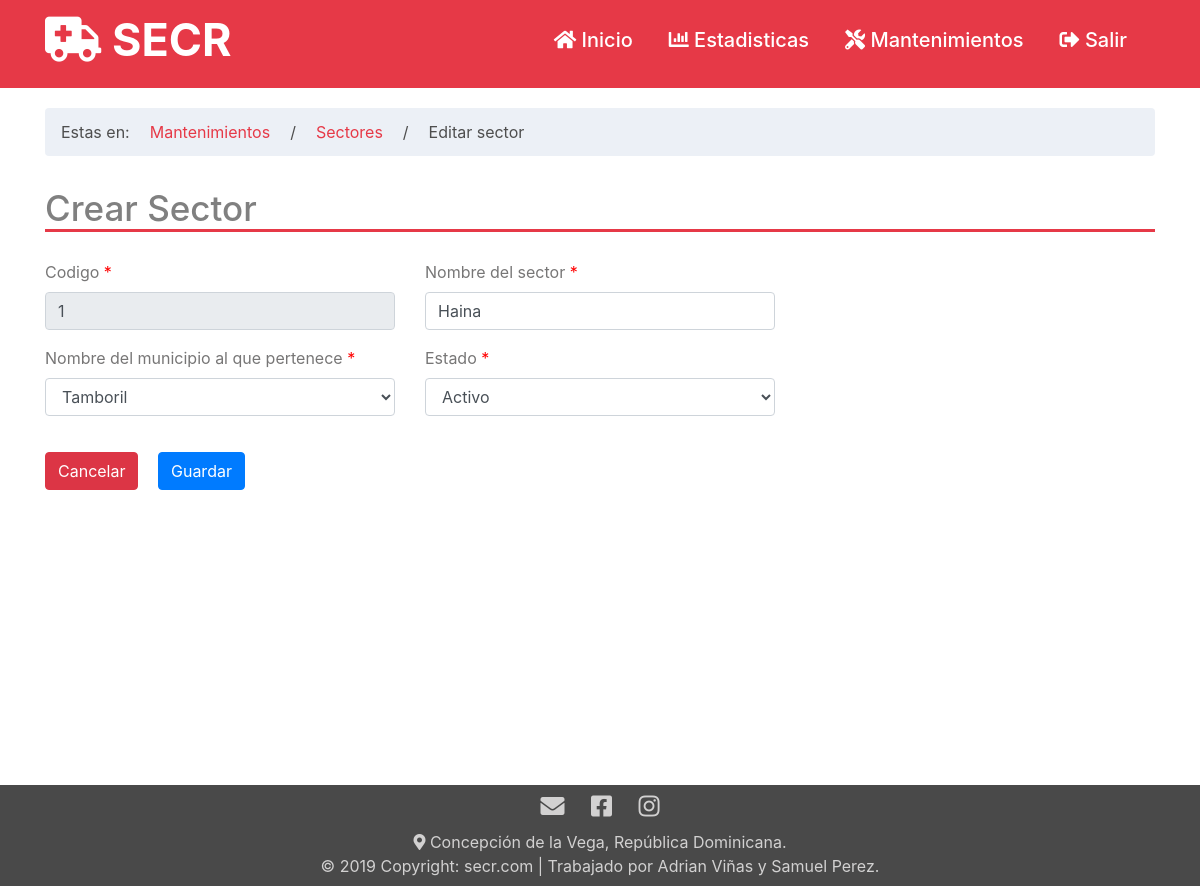
The page /sector_modi.php?id=1 on the database its author committed.
### tables this page shows
CREATE TABLE `sector` (
  `id_sector` int(11) NOT NULL,
  `nombre` varchar(50) NOT NULL,
  `id_municipio` int(11) NOT NULL,
  `estado` char(1) NOT NULL
);

### php/select.php (called while the page is built, shortened)
<?php
function consultar_municipios(){
    include('conexion.php');
    $sql="SELECT * FROM municipio";
    return $result=$mysqli->query($sql);
}
function consultar_sectores_id($id){
    include('conexion.php');
    $sql="SELECT * FROM sector where id_sector='$id'";
    return $result=$mysqli->query($sql);
}
?>

### sector_modi.php (the view, shortened to what this page needs)
<?php
    include './php/cabe.php';
    $query=consultar_sectores_id($_GET['id']);
    $row=$query->fetch_assoc();
?>
<div class="container">
        <div class="row">
            <div class="col-lg-12">
            <ol class = "breadcrumb" style="margin-top: 20px; background: rgba(230, 235, 243, 0.74);">
                <li style="color: rgb(78, 78, 78);">Estas en:</li>
                <li class="active" style="color: rgb(78, 78, 78);"><a href="mantenimientos.php" style="color: rgb(230, 57, 71);">Mantenimientos</a></li>
                <li class="active" style="color: rgb(78, 78, 78);">/</li>
                <li class="active" style="color: rgb(78, 78, 78);"><a href="sector_mant.php" style="color: rgb(230, 57, 71);">Sectores</a></li>
                <li class="active" style="color: rgb(78, 78, 78);">/</li>
                <li class="active" style="color: rgb(78, 78, 78);">Editar sector</li>
            </ol>
            </div>
        </div>
    <div class="row">
        <div class="col-lg-12">
            <h2 id="Titulo">Crear Sector</h2>
        </div>
    </div>
    <form action="./php/procedimientos_sector.php?accion=UDT" method="POST">
    <div class="row" id="fila">
                <div class="col-md-4 col-md-offset-2 col-sm-4 col-sm-offset-2 col-lg-4 col-lg-offset-2 col-xs-12 col-xs-offset-0">
                    <div class="form-group">
                        <label for="" class="control-label">Codigo <span style="color:red">*</span> </label>
                        <input type="text" name="codigo" require="" placeholder="codigo" class="form-control" readonly="" value="<?php echo $row['id_sector']?>">
                    </div>
                </div>
            <div class="col-md-4 col-md-offset-2 col-sm-4 col-sm-offset-2 col-lg-4 col-lg-offset-2 col-xs-12 col-xs-offset-0">
                <div class="form-group">
                    <label for="" class="control-label">Nombre del sector <span style="color:red">*</span> </label>
                    <input type="text" name="sectores" required="" placeholder="Sector" class="form-control" value="<?php echo $row['nombre']?>">
                </div>
            </div>
        </div>
        <div class="row">
            <div class="col-md-4 col-md-offset-2 col-sm-4 col-sm-offset-2 col-lg-4 col-lg-offset-2 col-xs-12 col-xs-offset-0">
                <div class="form-group">
                    <label for="" class="control-label">Nombre del municipio al que pertenece <span style="color:red">*</span> </label>
                    <select class="form-control" name="municipio_pertenece">
                        <?php
                            $query2=consultar_municipios();
                            while ($row2=$query2->fetch_assoc()){
                                if($row['id_municipio'] != $row2['id_municipio']){
                                    echo"
                                    <option value='".$row2['id_municipio']."'> ".$row2['nombre']."</option>
                                ";
                                }else{
                                    echo"
                                    <option value='".$row2['id_municipio']."' selected>".$row2['nombre']."</option>
                                    ";
                                }
                            }
                        ?>
                    </select>
                </div>
            </div>
            <div class="col-md-4 col-md-offset-0 col-sm-4 col-sm-offset-0 col-lg-4 col-lg-offset-0 col-xs-12 col-xs-offset-0">
                <div class="form-group">
                    <label for="" class="control-label">Estado <span style="color:red">*</span> </label>
                    <select class="form-control" name="estado">
                        <option value="1" <?php if($row['estado']=="A"){echo "selected";} ?>>Activo</option>
                    </select>
                </div>
            </div>
        </div>
        <div class="row" id="fila">
         <div class="col-md-4 col-md-offset-2 col-sm-4 col-sm-offset-2 col-lg-4 col-lg-offset-2 col-xs-12 col-xs-offset-0">
            <div class="form-group" id="botonesCrearSect">
                <a href="sector_mant.php" class="btn btn-danger btn-md">Cancelar</a>
                <input type="submit" value="Guardar" class="btn btn-primary btn-md" id="botonGuardar">
            </div>
         </div>
        </div>
    </form>
</div>
<?php
    include 'php/pie.php';
?>

### css/Estilos_titulo.css (style rules this page uses)
#Titulo { border-bottom: 3px solid rgb(230, 57, 71); color: grey; margin-top: 15px; font-size: 35px; }
#fila { margin-top: 20px; }
label { color: rgb(119, 118, 118); }
body { background: rgb(250, 248, 248); }
#botonGuardar { margin-left: 15px; }

### css/Estilos_Pais.css (style rules this page uses)
html, body, #cont { width: 100%; height: 90%; margin: 0; padding: 0; }

### css/EstilosCab1.css (style rules this page uses)
li { margin-right: 20px; }
#botonesCrearSect { padding-bottom: 99px; }

### rows shown on the page
sector: codigo "1", sectores "Haina", estado "Activo"

### other values the page prints
form field municipio_pertenece "Tamboril"
